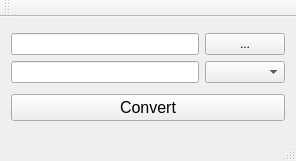
<?xml version="1.0" encoding="UTF-8"?>
<ui version="4.0">
 <class>MainWindow</class>
 <widget class="QMainWindow" name="MainWindow">
  <property name="geometry">
   <rect>
    <x>0</x>
    <y>0</y>
    <width>296</width>
    <height>161</height>
   </rect>
  </property>
  <property name="windowTitle">
   <string>Pict_Convert</string>
  </property>
  <property name="windowIcon">
   <iconset resource="imgs.qrc">
    <normaloff>:/app_icon.png</normaloff>:/app_icon.png</iconset>
  </property>
  <widget class="QWidget" name="centralWidget">
   <layout class="QGridLayout" name="gridLayout">
    <item row="1" column="0">
     <widget class="QPushButton" name="pushButton">
      <property name="font">
       <font>
        <pointsize>12</pointsize>
       </font>
      </property>
      <property name="text">
       <string>Convert</string>
      </property>
     </widget>
    </item>
    <item row="0" column="0">
     <layout class="QGridLayout" name="gridLayout_2">
      <item row="0" column="0">
       <widget class="QLineEdit" name="lineEdit"/>
      </item>
      <item row="0" column="1">
       <widget class="QPushButton" name="pushButton_2">
        <property name="text">
         <string>...</string>
        </property>
       </widget>
      </item>
      <item row="1" column="0">
       <widget class="QLineEdit" name="lineEdit_2"/>
      </item>
      <item row="1" column="1">
       <widget class="QComboBox" name="comboBox"/>
      </item>
     </layout>
    </item>
   </layout>
  </widget>
  <widget class="QMenuBar" name="menuBar">
   <property name="geometry">
    <rect>
     <x>0</x>
     <y>0</y>
     <width>296</width>
     <height>21</height>
    </rect>
   </property>
  </widget>
  <widget class="QToolBar" name="mainToolBar">
   <property name="sizePolicy">
    <sizepolicy hsizetype="Preferred" vsizetype="Minimum">
     <horstretch>0</horstretch>
     <verstretch>0</verstretch>
    </sizepolicy>
   </property>
   <attribute name="toolBarArea">
    <enum>TopToolBarArea</enum>
   </attribute>
   <attribute name="toolBarBreak">
    <bool>false</bool>
   </attribute>
  </widget>
  <widget class="QStatusBar" name="statusBar">
   <property name="sizePolicy">
    <sizepolicy hsizetype="Preferred" vsizetype="Minimum">
     <horstretch>0</horstretch>
     <verstretch>0</verstretch>
    </sizepolicy>
   </property>
  </widget>
 </widget>
 <layoutdefault spacing="6" margin="11"/>
 <resources>
  <include location="imgs.qrc"/>
 </resources>
 <connections/>
</ui>
